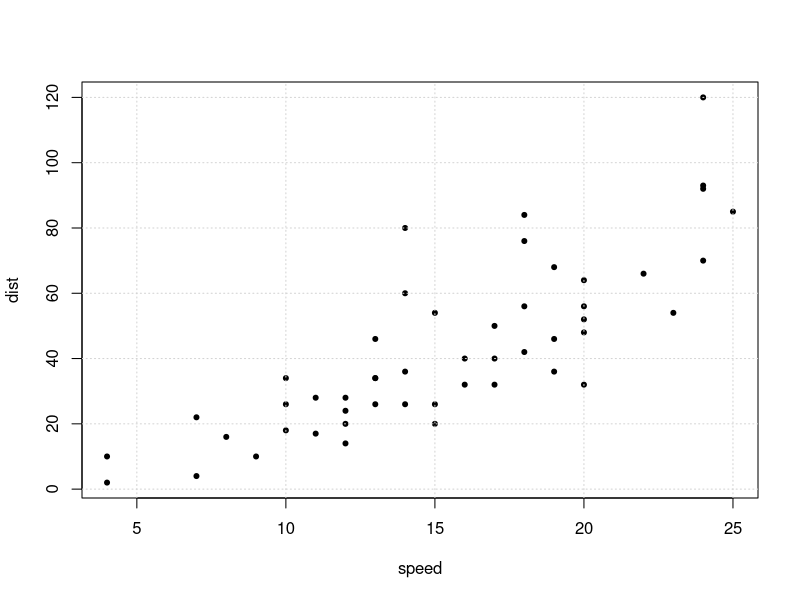
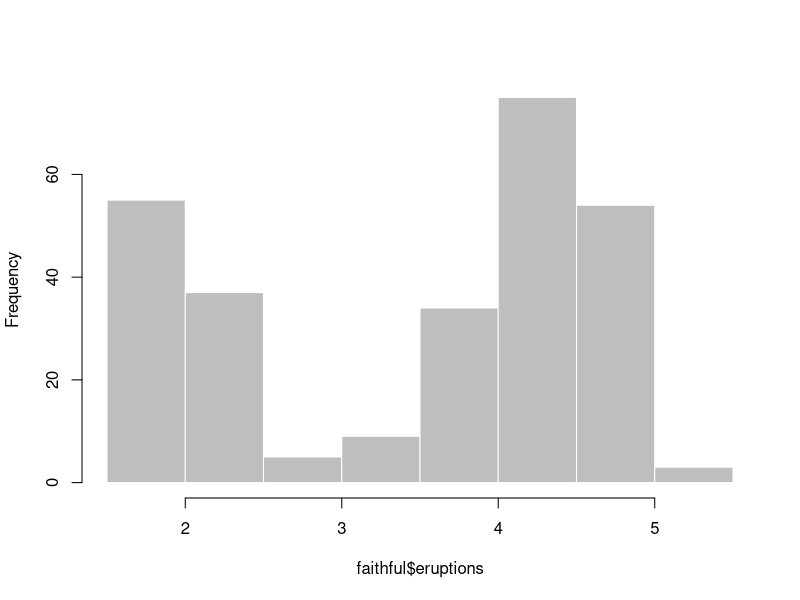

Reproduce these figures in R, in order.
## ---- chunk 1
plot(cars, pch = 20)
grid()
## ---- chunk 2
hist(faithful$eruptions, col = 'gray', border = 'white', main = '')
